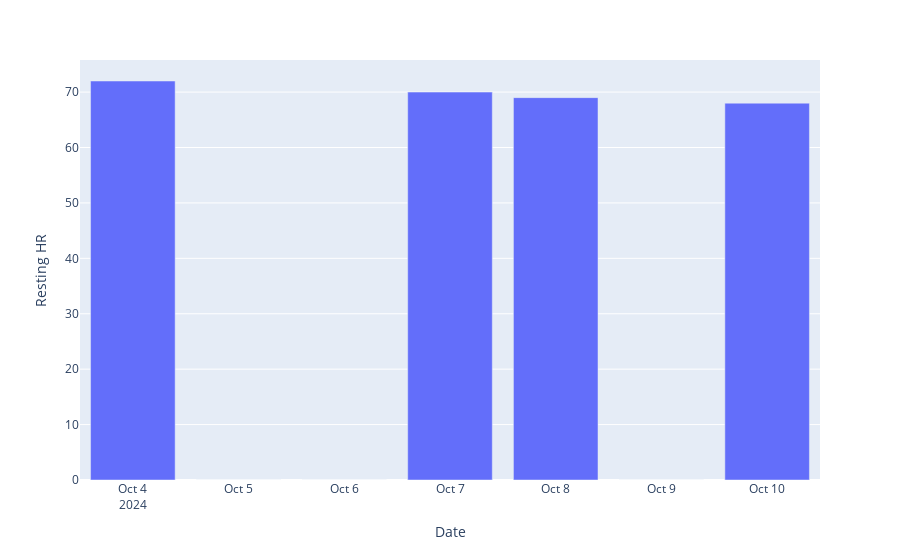

Source (notebook cell):
### Code cell
fig = px.bar(week_heart, x='Date', y='Resting HR')
fig.show()

### Figure 1 — Plotly figure (JSON) as saved in the notebook; plotly's stock layout.template omitted (floating-point values rounded to 4 significant figures)
{"data": [{"alignmentgroup": "True", "hovertemplate": "Date=%{x}<br>Resting HR=%{y}<extra></extra>", "legendgroup": "", "marker": {"color": "#636efa", "pattern": {"shape": ""}}, "name": "", "offsetgroup": "", "orientation": "v", "showlegend": false, "textposition": "auto", "type": "bar", "x": ["2024-10-04", "2024-10-05", "2024-10-06", "2024-10-07", "2024-10-08", "2024-10-09", "2024-10-10"], "xaxis": "x", "y": [72, 0, 0, 70, 69, 0, 68], "yaxis": "y"}], "layout": {"barmode": "relative", "legend": {"tracegroupgap": 0}, "margin": {"t": 60}, "xaxis": {"anchor": "y", "domain": [0, 1], "title": {"text": "Date"}}, "yaxis": {"anchor": "x", "domain": [0, 1], "title": {"text": "Resting HR"}}}}
